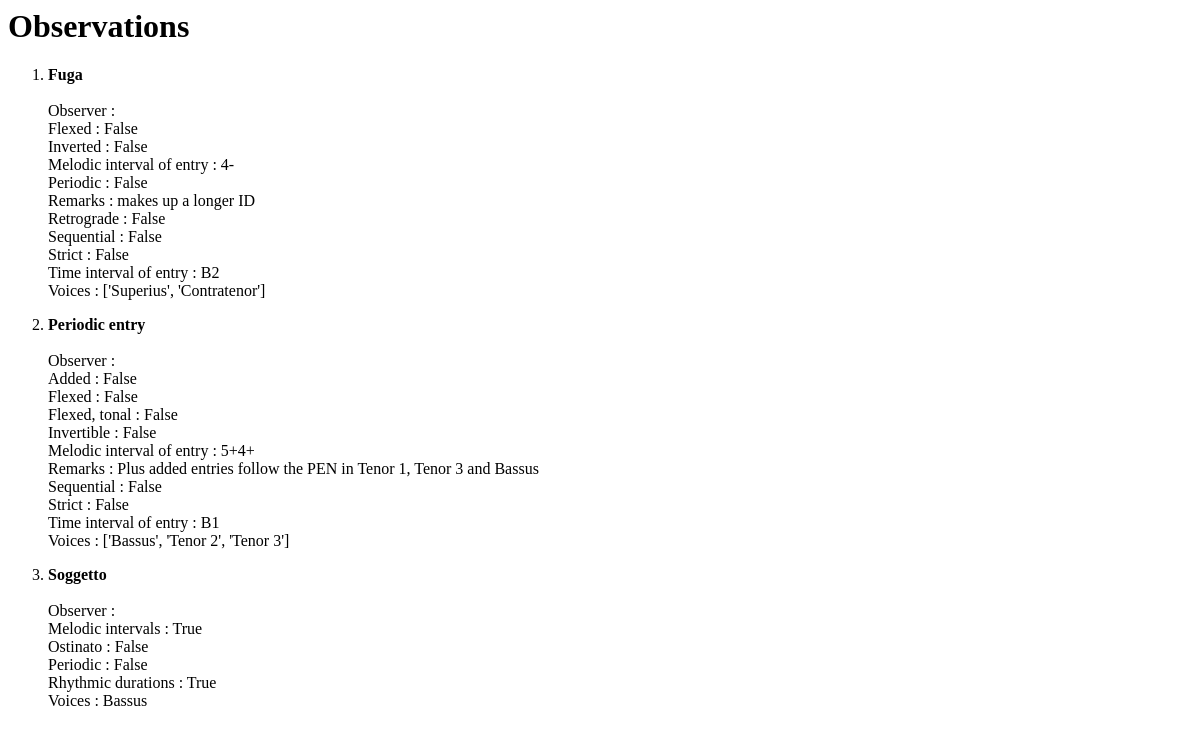
Page /observations/ on the earlier database version.
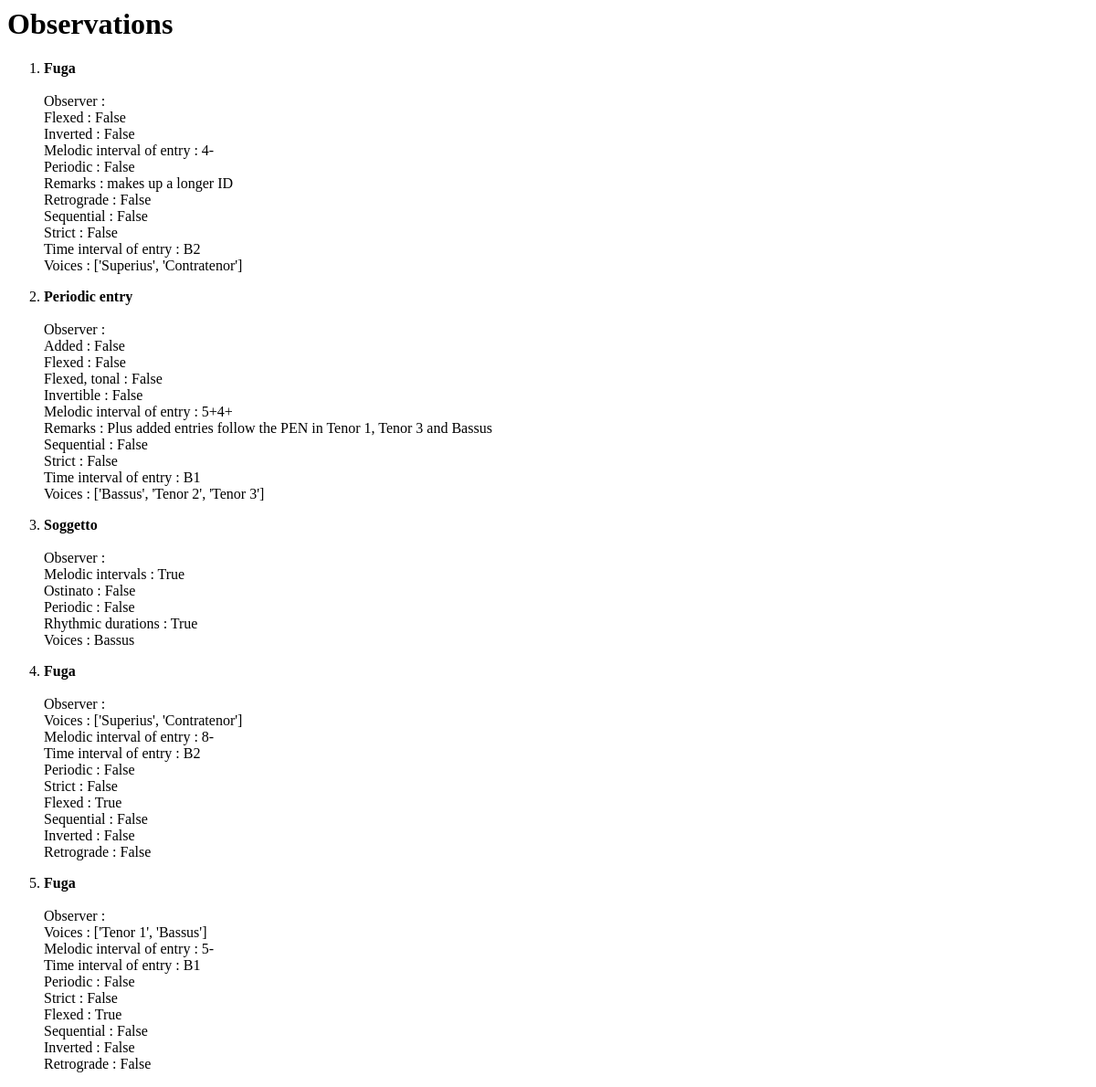
Same page on the later database version.
### crim/models/observation.py (models this page shows, shortened)
class CRIMObservation(models.Model):
    class Meta:
        app_label = 'crim'
        verbose_name = 'Observation'
        verbose_name_plural = 'Observations'
    observer = models.CharField(max_length=128, blank=True)
    musical_type = models.CharField(max_length=128, blank=True)
    details = JSONField(null=True)

### crim/views/observation.py (the view, shortened to what this page needs)
# urls.py: path('observations/', ObservationList.as_view(), name='crimobservation-list'),
class ObservationList(APIView):
    renderer_classes = [TemplateHTMLRenderer]
    template_name = 'observation_list.html'
    def get(self, request, format=None):
        observations = CRIMObservation.objects.all()
        return Response({'observations': observations}, template_name='observation_list.html')

### crim/templates/observation_list.html
<html><body>
<h1>Observations</h1>
<ol>
    {% for observation in observations %}
        <p><li><b>{{ observation.musical_type }}</b></li>
        <br>Observer : {{ observation.observer }}
        {% for key, value in observation.details.items %}
            <br>{{ key }} : {{ value }}
        {% endfor %}</p>
    {% endfor %}
</ol>
</body></html>

Differences in the rows shown:
added CRIMObservation: musical_type "Fuga", details "Voices" "Melodic interval of entry" "Time interval of entry" "Periodic" "Strict" "Flexed" "Sequential" "Inverted" "Retrograde", details "['Superius', 'Contratenor']" "8-" "B2" "False" "False" "True" "False" "False" "False"
added CRIMObservation: musical_type "Fuga", details "Voices" "Melodic interval of entry" "Time interval of entry" "Periodic" "Strict" "Flexed" "Sequential" "Inverted" "Retrograde", details "['Tenor 1', 'Bassus']" "5-" "B1" "False" "False" "True" "False" "False" "False"
